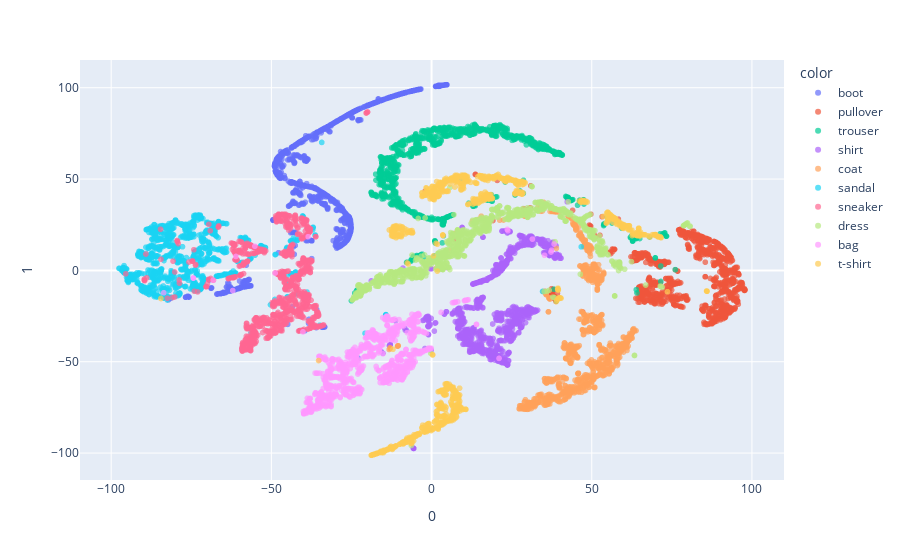

Notebook code cell kept with this figure:
### Markdown cell above
### t-SNE

### Code cell
from sklearn.manifold import TSNE

tsne = TSNE(n_components=2)
encoded_samples_reduced_TSNE = tsne.fit_transform(encoded_samples)
fig3a = px.scatter(encoded_samples_reduced_TSNE, x=0, y =1, 
    color=[label_names[l] for l in encoded_samples.label.to_numpy()], opacity=0.7)
fig3a.show()
fig3a.write_image(f'images/10D_finetuned_TSNE.eps', width=2000, height=700)

# very interesting but computationally expensive
# tsne3 = TSNE(n_components=3)
# encoded_samples_reduced_TSNE3 = tsne3.fit_transform(encoded_samples)
# fig3b = px.scatter_3d(encoded_samples_reduced_TSNE3, x=0, y=1, z=2,
#     color=[label_names[l] for l in encoded_samples.label.to_numpy()], opacity=0.7)
# fig3b.show()

### Figure 1 — Plotly figure (JSON) as saved in the notebook; plotly's stock layout.template omitted (floating-point values rounded to 4 significant figures; data arrays with more than 128 entries replaced by an {"elided": "..."} marker saying what was removed)
{"data": [{"hovertemplate": "color=boot<br>0=%{x}<br>1=%{y}<extra></extra>", "legendgroup": "boot", "marker": {"color": "#636efa", "opacity": 0.7, "symbol": "circle"}, "mode": "markers", "name": "boot", "showlegend": true, "type": "scattergl", "x": {"elided": "1000 float values"}, "xaxis": "x", "y": {"elided": "1000 float values"}, "yaxis": "y"}, {"hovertemplate": "color=pullover<br>0=%{x}<br>1=%{y}<extra></extra>", "legendgroup": "pullover", "marker": {"color": "#EF553B", "opacity": 0.7, "symbol": "circle"}, "mode": "markers", "name": "pullover", "showlegend": true, "type": "scattergl", "x": {"elided": "1000 float values"}, "xaxis": "x", "y": {"elided": "1000 float values"}, "yaxis": "y"}, {"hovertemplate": "color=trouser<br>0=%{x}<br>1=%{y}<extra></extra>", "legendgroup": "trouser", "marker": {"color": "#00cc96", "opacity": 0.7, "symbol": "circle"}, "mode": "markers", "name": "trouser", "showlegend": true, "type": "scattergl", "x": {"elided": "1000 float values"}, "xaxis": "x", "y": {"elided": "1000 float values"}, "yaxis": "y"}, {"hovertemplate": "color=shirt<br>0=%{x}<br>1=%{y}<extra></extra>", "legendgroup": "shirt", "marker": {"color": "#ab63fa", "opacity": 0.7, "symbol": "circle"}, "mode": "markers", "name": "shirt", "showlegend": true, "type": "scattergl", "x": {"elided": "1000 float values"}, "xaxis": "x", "y": {"elided": "1000 float values"}, "yaxis": "y"}, {"hovertemplate": "color=coat<br>0=%{x}<br>1=%{y}<extra></extra>", "legendgroup": "coat", "marker": {"color": "#FFA15A", "opacity": 0.7, "symbol": "circle"}, "mode": "markers", "name": "coat", "showlegend": true, "type": "scattergl", "x": {"elided": "1000 float values"}, "xaxis": "x", "y": {"elided": "1000 float values"}, "yaxis": "y"}, {"hovertemplate": "color=sandal<br>0=%{x}<br>1=%{y}<extra></extra>", "legendgroup": "sandal", "marker": {"color": "#19d3f3", "opacity": 0.7, "symbol": "circle"}, "mode": "markers", "name": "sandal", "showlegend": true, "type": "scattergl", "x": {"elided": "1000 float values"}, "xaxis": "x", "y": {"elided": "1000 float values"}, "yaxis": "y"}, {"hovertemplate": "color=sneaker<br>0=%{x}<br>1=%{y}<extra></extra>", "legendgroup": "sneaker", "marker": {"color": "#FF6692", "opacity": 0.7, "symbol": "circle"}, "mode": "markers", "name": "sneaker", "showlegend": true, "type": "scattergl", "x": {"elided": "1000 float values"}, "xaxis": "x", "y": {"elided": "1000 float values"}, "yaxis": "y"}, {"hovertemplate": "color=dress<br>0=%{x}<br>1=%{y}<extra></extra>", "legendgroup": "dress", "marker": {"color": "#B6E880", "opacity": 0.7, "symbol": "circle"}, "mode": "markers", "name": "dress", "showlegend": true, "type": "scattergl", "x": {"elided": "1000 float values"}, "xaxis": "x", "y": {"elided": "1000 float values"}, "yaxis": "y"}, {"hovertemplate": "color=bag<br>0=%{x}<br>1=%{y}<extra></extra>", "legendgroup": "bag", "marker": {"color": "#FF97FF", "opacity": 0.7, "symbol": "circle"}, "mode": "markers", "name": "bag", "showlegend": true, "type": "scattergl", "x": {"elided": "1000 float values"}, "xaxis": "x", "y": {"elided": "1000 float values"}, "yaxis": "y"}, {"hovertemplate": "color=t-shirt<br>0=%{x}<br>1=%{y}<extra></extra>", "legendgroup": "t-shirt", "marker": {"color": "#FECB52", "opacity": 0.7, "symbol": "circle"}, "mode": "markers", "name": "t-shirt", "showlegend": true, "type": "scattergl", "x": {"elided": "1000 float values"}, "xaxis": "x", "y": {"elided": "1000 float values"}, "yaxis": "y"}], "layout": {"legend": {"title": {"text": "color"}, "tracegroupgap": 0}, "margin": {"t": 60}, "xaxis": {"anchor": "y", "domain": [0, 1], "title": {"text": "0"}}, "yaxis": {"anchor": "x", "domain": [0, 1], "title": {"text": "1"}}}}
